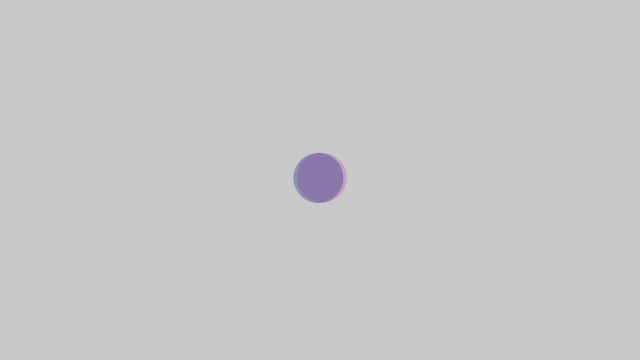
Frame 1 (no input)
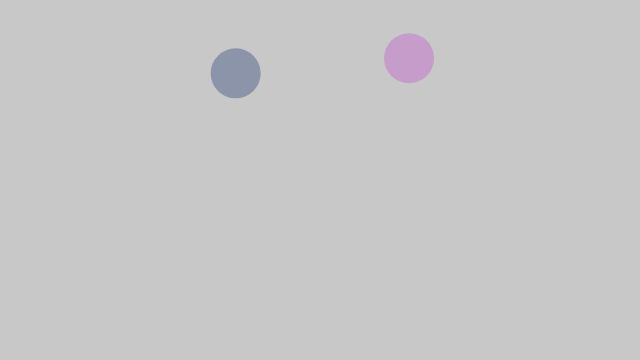
Frame 60 (no input)
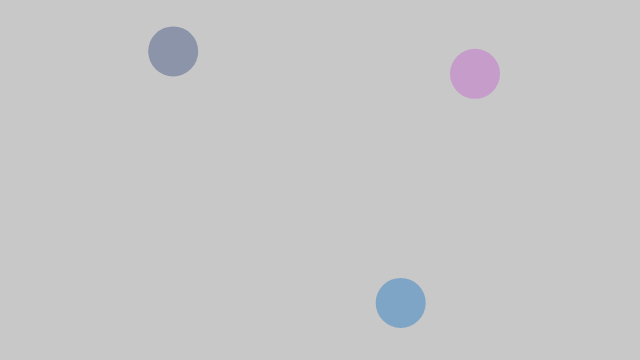
Frame 120 (the mouse pressed at the canvas centre since frame 60)

The p5.js sketch that drew these frames (run headless with seeded random() and noise() and a simulated clock; from frame 60 on, the mouse is pressed at the canvas centre):

// p5.js sketch
// ── sketch.js
// https://editor.p5js.org/jht9629-nyu/sketches/aipAPmiUT
// Conditionals - Bouncing Ball with Gravity v8
// array of balls with random colors

let balls = [];

function setup() {
  createCanvas(640, 360);

  let ball1 = {};
  init_ball(ball1, width / 2, height / 2);
  balls.push(ball1);

  let ball2 = {};
  init_ball(ball2, width / 2, height / 2);
  balls.push(ball2);
}

function draw() {
  background(200);
  noStroke();
  for (let ball of balls) {
    draw_ball(ball);
  }
}

function draw_ball(ba) {
  ba.x += ba.vx;
  ba.y += ba.vy;
  ba.vx *= ba.drag;
  ba.vy *= ba.drag;
  if (ba.y < ba.radius || ba.y > height - ba.radius) {
    // reduce the speed each time ball hits floor
    ba.vy *= -ba.bounce;
    ba.y = constrain(ba.y, ba.radius, height - ba.radius);
  }
  if (ba.x < ba.radius || ba.x > width - ba.radius) {
    // reduce the speed each time ball hits wall
    ba.vx *= -ba.bounce;
    ba.x = constrain(ba.x, ba.radius, width - ba.radius);
  }
  fill(ba.color);
  circle(ba.x, ba.y, ba.radius * 2);
}

function mouseDragged() {
  // ball.x = mouseX;
  // ball.y = mouseY;
  // apply velocity based on mouse drag direction and speed
  let dx = mouseX - pmouseX
  let dy = mouseY - pmouseY
  for (let ball of balls) {
    set_velocity_ball(ball, dx, dy);
  }
}

function mousePressed() {
  let ball = {};
  init_ball(ball, mouseX, mouseY);
  balls.push(ball);
}

function init_ball(ba, x, y) {
  // Air resistance
  ba.drag = 0.995;
  // Energy retained on edge bounce
  ba.bounce = 0.88;
  // Begin with random velocity
  ba.vx = random(-4, 4);
  ba.vy = random(-4, 4);
  // position of ball
  ba.x = x;
  ba.y = y;
  ba.radius = 25;
  // random color with alpha
  ba.color = [random(255), random(255), random(255), 100]
}

function set_velocity_ball(ba, vx, vy) {
  ba.vx = vx;
  ba.vy = vy;
}

// https://p5js.org/reference/p5/mouseDragged/
// https://p5js.org/reference/p5/pmouseX/

// https://editor.p5js.org/jht9629-nyu/sketches/dVHK9-Ns7
// Conditionals - Bouncing Ball with Gravity v2
// added friction

// https://editor.p5js.org/codingtrain/sketches/JTIN5dIVB
//
// Bouncing ball with gravity
// The Coding Train / Daniel Shiffman

// https://editor.p5js.org/jht9629-nyu/sketches/BtdFgAST_
// Conditionals - Bouncing Ball with Gravity v3
// Use object literals

// https://editor.p5js.org/jht9629-nyu/sketches/-GzgH4Gnf
// Conditionals - Bouncing Ball with Gravity v4
// added velX bounceX

// https://editor.p5js.org/jht9629-nyu/sketches/250TAeMiE
// Conditionals - Bouncing Ball with Gravity v5
// use drag and bounce from
// https://editor.p5js.org/yh6371/sketches/cl9-Q8POR

// https://editor.p5js.org/jht9629-nyu/sketches/whU0iYX5y
// Conditionals - Bouncing Ball with Gravity v6
// use mouseDragged

// https://editor.p5js.org/jht9629-nyu/sketches/suNS9CAwt
// Conditionals - Bouncing Ball with Gravity v7
// ball funcs
